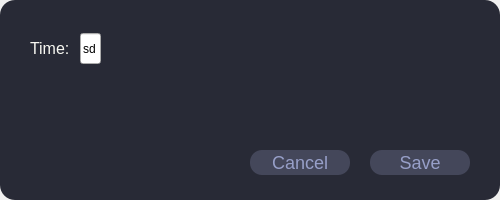
<?xml version="1.0" encoding="UTF-8"?>
<ui version="4.0">
 <class>Dialog</class>
 <widget class="QDialog" name="Dialog">
  <property name="geometry">
   <rect>
    <x>0</x>
    <y>0</y>
    <width>500</width>
    <height>200</height>
   </rect>
  </property>
  <property name="minimumSize">
   <size>
    <width>500</width>
    <height>200</height>
   </size>
  </property>
  <property name="maximumSize">
   <size>
    <width>500</width>
    <height>200</height>
   </size>
  </property>
  <property name="windowTitle">
   <string>Settings</string>
  </property>
  <property name="styleSheet">
   <string notr="true">QPushButton {
	width: 100px;
	height: 25px;
	color: rgb(151, 159, 200);
	background-color: rgb(68, 71, 90);
	border-radius: 12px;
	font: 18px;
}
      
QPushButton:hover:!pressed {
	background-color: rgb(151, 159, 200);
	color:  rgb(68, 71, 90);
}

QPlainTextEdit {
	border: #fff;
}</string>
  </property>
  <property name="windowFilePath">
   <string notr="true"/>
  </property>
  <layout class="QVBoxLayout" name="verticalLayout">
   <property name="spacing">
    <number>0</number>
   </property>
   <property name="leftMargin">
    <number>0</number>
   </property>
   <property name="topMargin">
    <number>0</number>
   </property>
   <property name="rightMargin">
    <number>0</number>
   </property>
   <property name="bottomMargin">
    <number>0</number>
   </property>
   <item>
    <widget class="QFrame" name="frame">
     <property name="styleSheet">
      <string notr="true">QFrame {
	background-color: #282a36;
	color: #f8f8f2;
	border-radius: 15px;
	font: 12pt &quot;Ubuntu&quot;;
}</string>
     </property>
     <property name="frameShape">
      <enum>QFrame::NoFrame</enum>
     </property>
     <property name="frameShadow">
      <enum>QFrame::Raised</enum>
     </property>
     <property name="lineWidth">
      <number>1</number>
     </property>
     <widget class="QPushButton" name="btnCancel">
      <property name="geometry">
       <rect>
        <x>250</x>
        <y>150</y>
        <width>100</width>
        <height>25</height>
       </rect>
      </property>
      <property name="minimumSize">
       <size>
        <width>100</width>
        <height>25</height>
       </size>
      </property>
      <property name="maximumSize">
       <size>
        <width>100</width>
        <height>25</height>
       </size>
      </property>
      <property name="cursor">
       <cursorShape>PointingHandCursor</cursorShape>
      </property>
      <property name="text">
       <string>Cancel</string>
      </property>
     </widget>
     <widget class="QPushButton" name="btnSave">
      <property name="geometry">
       <rect>
        <x>370</x>
        <y>150</y>
        <width>100</width>
        <height>25</height>
       </rect>
      </property>
      <property name="minimumSize">
       <size>
        <width>100</width>
        <height>25</height>
       </size>
      </property>
      <property name="maximumSize">
       <size>
        <width>100</width>
        <height>25</height>
       </size>
      </property>
      <property name="cursor">
       <cursorShape>PointingHandCursor</cursorShape>
      </property>
      <property name="text">
       <string>Save</string>
      </property>
     </widget>
     <widget class="QLabel" name="label">
      <property name="geometry">
       <rect>
        <x>30</x>
        <y>40</y>
        <width>58</width>
        <height>16</height>
       </rect>
      </property>
      <property name="font">
       <font>
        <family>Ubuntu</family>
        <pointsize>12</pointsize>
        <weight>50</weight>
        <italic>false</italic>
        <bold>false</bold>
        <kerning>true</kerning>
       </font>
      </property>
      <property name="text">
       <string>Time:</string>
      </property>
     </widget>
     <widget class="QLineEdit" name="lineEdit">
      <property name="geometry">
       <rect>
        <x>80</x>
        <y>33</y>
        <width>21</width>
        <height>31</height>
       </rect>
      </property>
      <property name="text">
       <string notr="true">sd</string>
      </property>
      <property name="maxLength">
       <number>2</number>
      </property>
     </widget>
    </widget>
   </item>
  </layout>
 </widget>
 <resources/>
 <connections/>
</ui>
